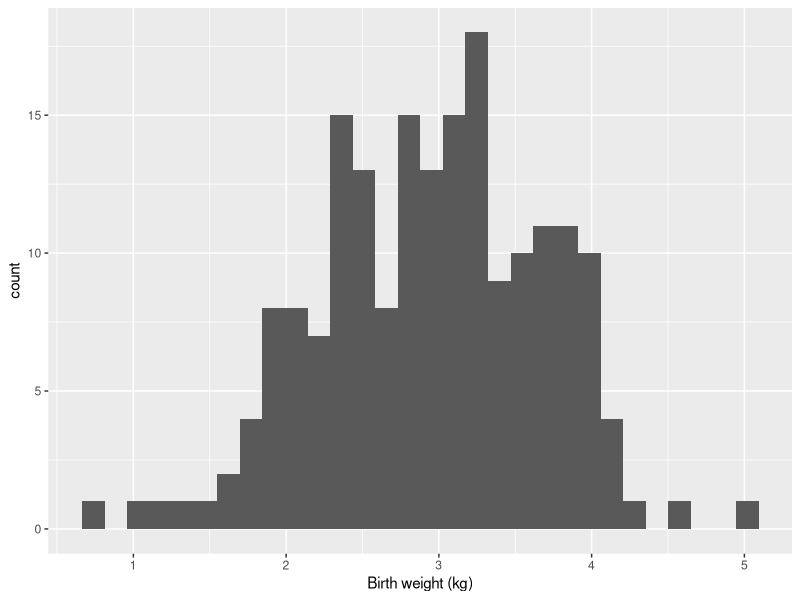
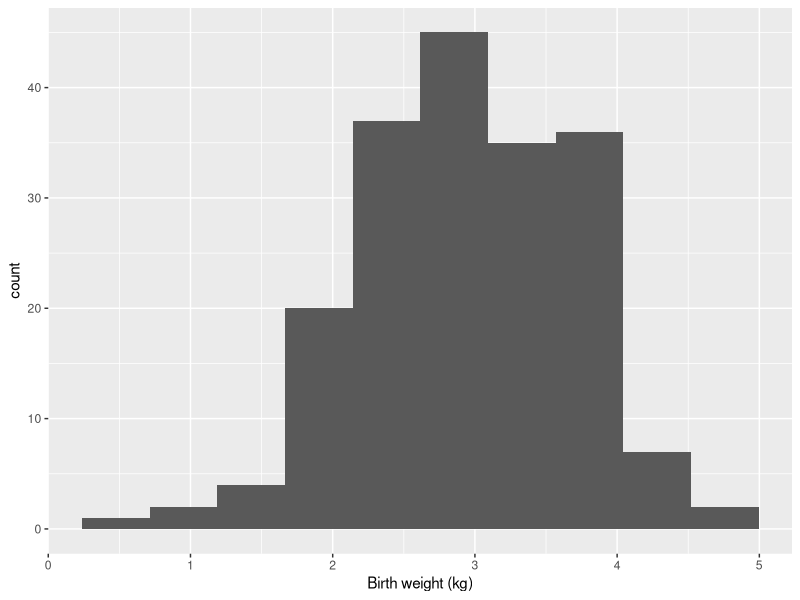
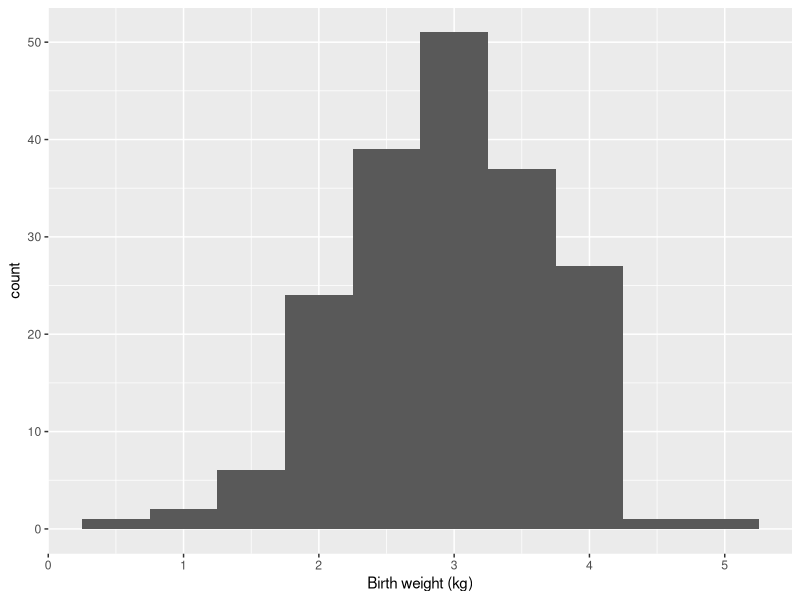
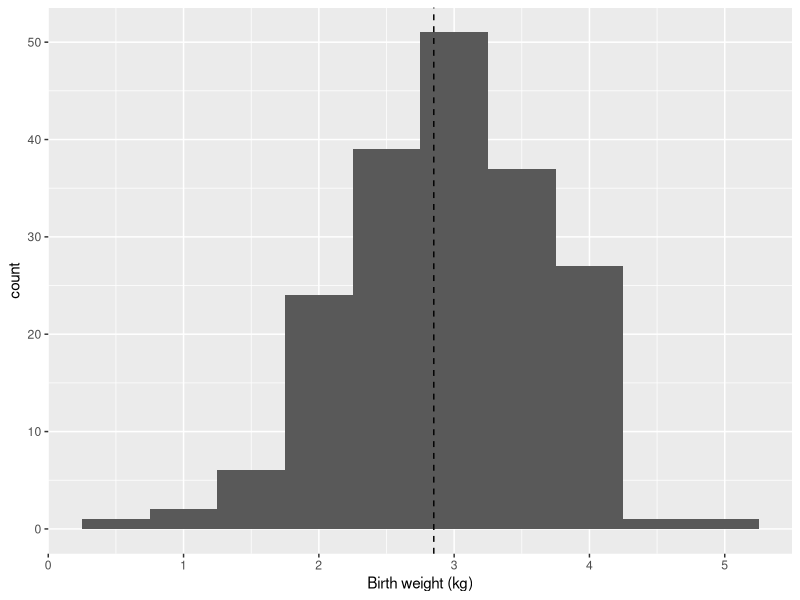
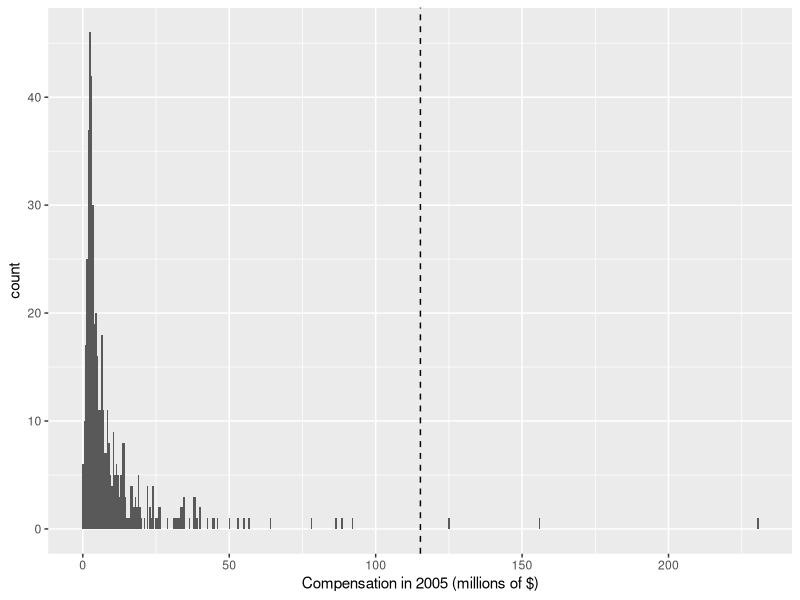
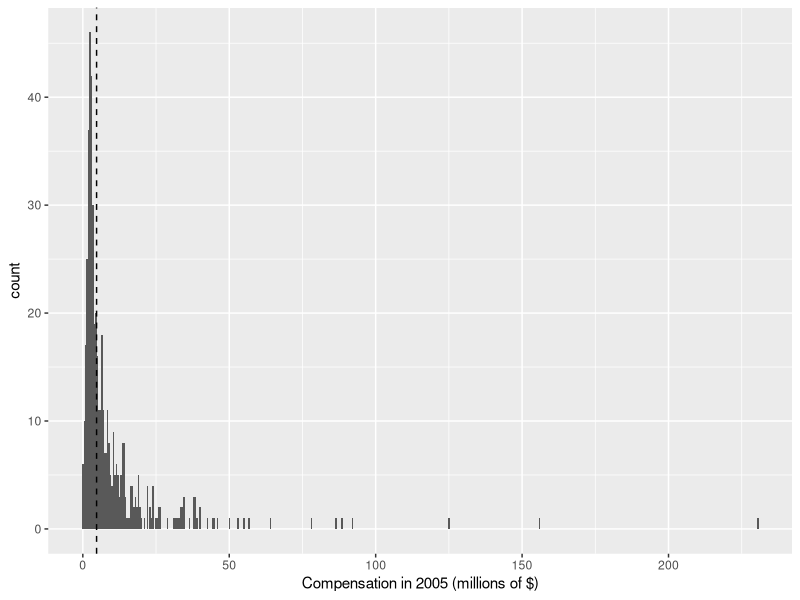
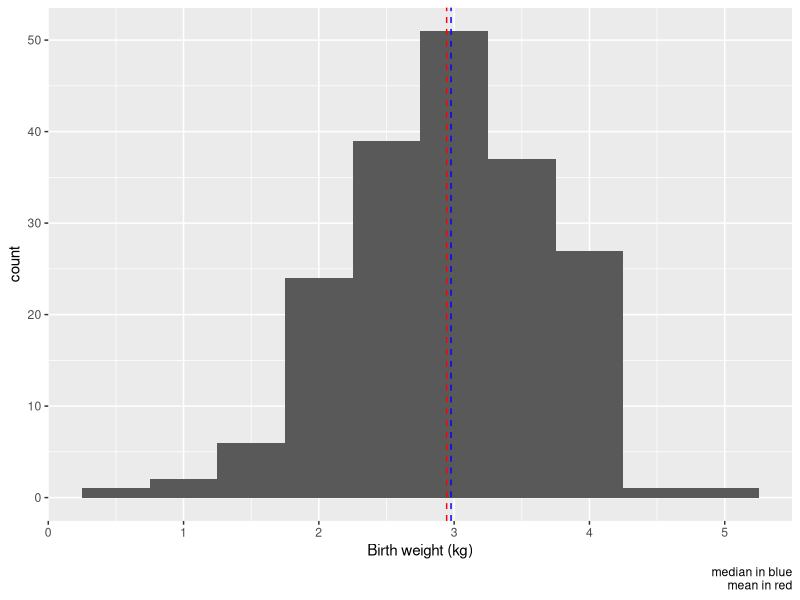
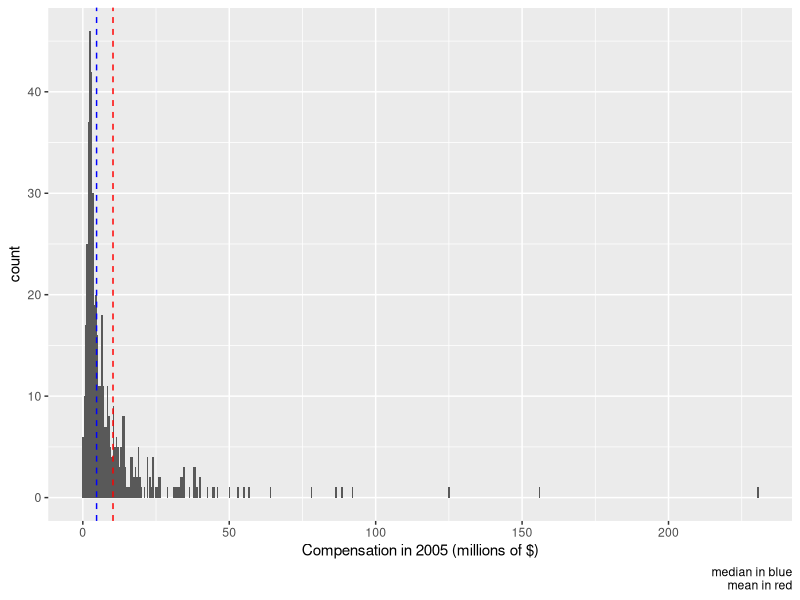

R code for these plots, in order:
## ---- chunk 1
library(ggplot2)

library(dplyr)
## ---- chunk 2
bw = read.csv("data/birth_weights.csv")
head(bw)
## ---- chunk 3
ceos = read.csv("data/CEOs.csv")
head(ceos)
## ---- chunk 4
ceos$Annual_compensation = ceos$Annual_compensation / 1000000
## ---- chunk 5
bw$Birth_weight
## ---- chunk 6
bw$Birth_weight_group = cut(bw$Birth_weight, breaks=0:6)
## ---- chunk 7
class(bw$Birth_weight_group)
levels(bw$Birth_weight_group)
## ---- chunk 8
table(bw$Birth_weight_group)
## ---- chunk 9
table(cut(bw$Birth_weight, breaks=seq(from=0, to=6, by=0.5)))
## ---- chunk 10
table(cut(bw$Birth_weight, breaks=seq(from=0, to=6, by=2)))
## ---- chunk 11
bw_hist = ggplot(bw, aes(x=Birth_weight)) +
  labs(x="Birth weight (kg)")

bw_hist + geom_histogram()
## ---- chunk 12
bw_hist + geom_histogram(bins=10)
## ---- chunk 13
bw_hist + geom_histogram(binwidth=0.5)
## ---- chunk 14
bw_hist = bw_hist +
  geom_histogram(binwidth=0.5)
## ---- chunk 15
bw_counts = table(bw$Birth_weight)
bw_counts
## ---- chunk 16
max(bw_counts)
bw_counts[bw_counts==max(bw_counts)]
## ---- chunk 17
bw_counts = table(cut(bw$Birth_weight, breaks=seq(from=0, to=6, by=0.5)))
bw_counts[bw_counts==max(bw_counts)]
## ---- chunk 18
bw_counts = table(cut(bw$Birth_weight, breaks=seq(from=0, to=6, by=0.25)))
bw_counts[bw_counts==max(bw_counts)]
## ---- chunk 19
unique(bw$Visits)
table(bw$Visits)
## ---- chunk 20
mode(bw$Visits)
## ---- chunk 21
bw_midrange = (min(bw$Birth_weight) + max(bw$Birth_weight)) / 2
bw_midrange
## ---- chunk 22
sum(range(bw$Birth_weight)) / 2
## ---- chunk 23
bw_hist + geom_vline(xintercept=bw_midrange, lty="dashed")
## ---- chunk 24
ceos_hist = ggplot(ceos, aes(x=Annual_compensation)) +
  geom_histogram(binwidth=0.5) +
  labs(x="Compensation in 2005 (millions of $)")

ceos_midrange = (min(ceos$Annual_compensation) + max(ceos$Annual_compensation)) / 2
ceos_midrange

ceos_hist + geom_vline(xintercept=ceos_midrange, lty="dashed")
## ---- chunk 25
ceos_median = median(ceos$Annual_compensation)
ceos_median

ceos_hist + geom_vline(xintercept=ceos_median, lty="dashed")
## ---- chunk 26
median(c(1,3,4,5,9))
## ---- chunk 27
median(c(1,3,4,9))
## ---- chunk 28
median(c(1,3,4,5,9))
median(c(1,3,4,5,9000))
## ---- chunk 29
quantile(bw$Birth_weight)
## ---- chunk 30
quantile(bw$Birth_weight, names=FALSE)
## ---- chunk 31
quantile(bw$Birth_weight, probs=c(0, 1/3, 2/3, 1))
## ---- chunk 32
quantile(ceos$Annual_compensation, probs=0.9)
## ---- chunk 33
sum(bw$Birth_weight) / nrow(bw)
## ---- chunk 34
mean(bw$Birth_weight)
## ---- chunk 35
bw_hist +
  geom_vline(aes(xintercept=median(Birth_weight)), lty="dashed", color="blue") +
  geom_vline(aes(xintercept=mean(Birth_weight)), lty="dashed", color="red") +
  labs(caption="median in blue\nmean in red")
## ---- chunk 36
ceos_hist +
  geom_vline(aes(xintercept=median(Annual_compensation)), lty="dashed", color="blue") +
  geom_vline(aes(xintercept=mean(Annual_compensation)), lty="dashed", color="red") +
  labs(caption="median in blue\nmean in red")
## ---- chunk 37
mean(c(5,5,5,5,9000))
mean(c(rep(5,200),9000))
## ---- chunk 38
max(bw$Birth_weight) - min(bw$Birth_weight)
## ---- chunk 39
range(bw$Birth_weight)
diff(range(bw$Birth_weight))
## ---- chunk 40
diff(range(ceos$Annual_compensation))
## ---- chunk 41
diff(quantile(ceos$Annual_compensation, probs=c(0.25, 0.75), names=FALSE))
## ---- chunk 42
IQR(ceos$Annual_compensation)
## ---- chunk 43
ceos_Q1Q3 = data.frame(Q=c("Q1","Q3"),
                       value=quantile(ceos$Annual_compensation, probs=c(0.25, 0.75)))

ceos_hist +
  geom_vline(aes(xintercept=value), data=ceos_Q1Q3, lty="dashed") +
  geom_text(aes(x=value, y=0, label=Q), data=ceos_Q1Q3, vjust="top")
## ---- chunk 44
bw_median = median(bw$Birth_weight)
bw_deviations = bw$Birth_weight - bw_median

median(bw_deviations)
## ---- chunk 45
abs(-5)
abs(5)
## ---- chunk 46
bw_median
median(abs(bw_deviations))
## ---- chunk 47
mad(bw$Birth_weight)
## ---- chunk 48
mad(bw$Birth_weight, constant=1)
## ---- chunk 49
(-3) ^ 2
## ---- chunk 50
sum((bw$Birth_weight - mean(bw$Birth_weight))^2) / (nrow(bw) - 1)
## ---- chunk 51
var(bw$Birth_weight)
## ---- chunk 52
sd(bw$Birth_weight)
## ---- chunk 53
sqrt(var(bw$Birth_weight))
